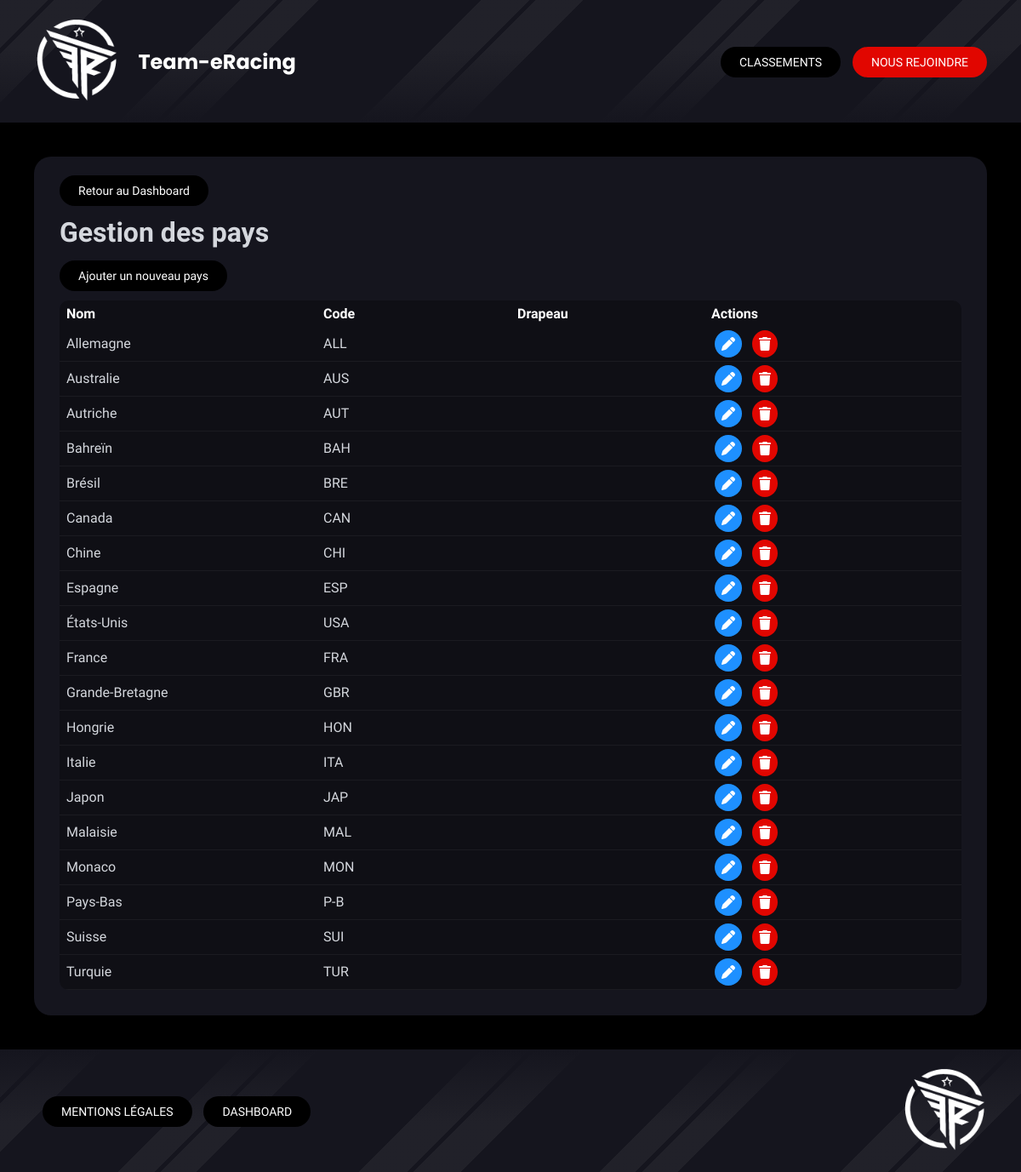
Before: /index.php?controller=countries&action=index (signed in) with the older database file.
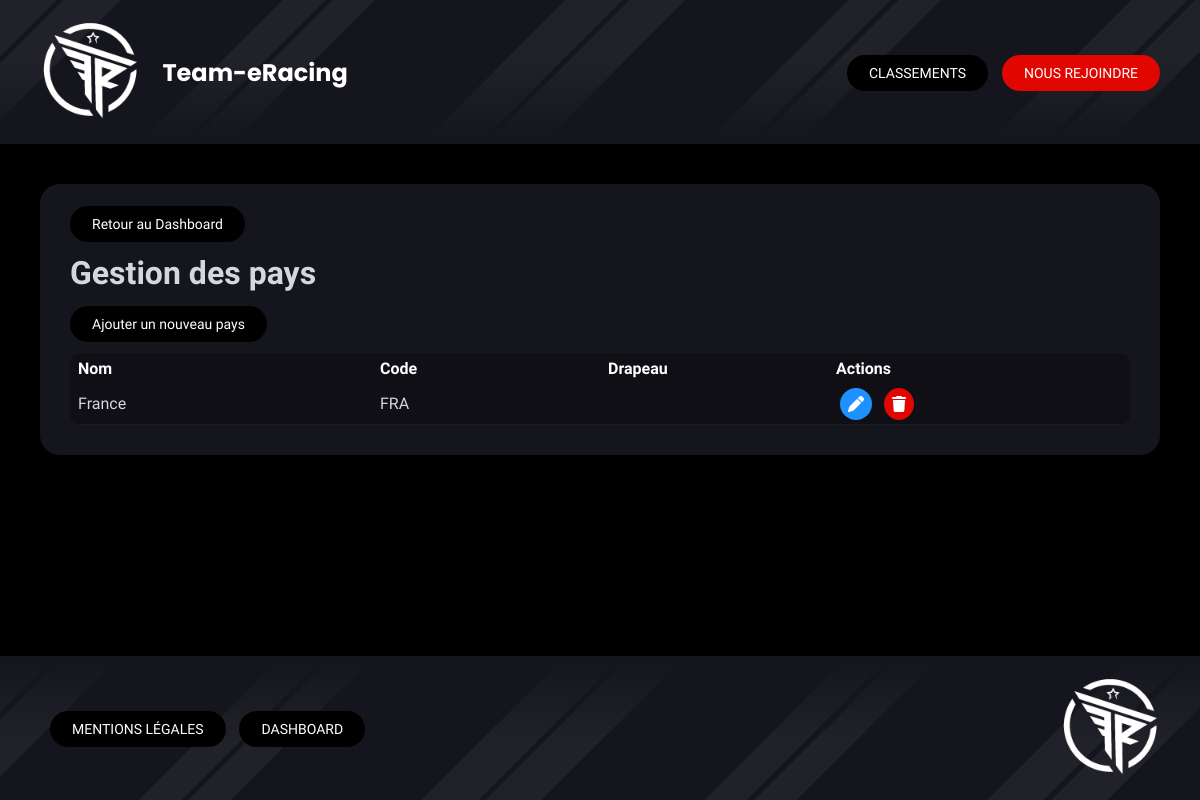
After: the same page with the newer database file.
### tables this page shows
CREATE TABLE countries (
    id INT AUTO_INCREMENT PRIMARY KEY,
    name VARCHAR(100) NOT NULL UNIQUE,    
    code CHAR(3) DEFAULT NULL UNIQUE,     
    flag VARCHAR(255) DEFAULT NULL        
);

### Controllers/Controller.php (called while the page is built, shortened)
<?php
abstract class Controller
{
    public function render(string $path, array $data = [])
    {
        extract($data);
        include dirname(__DIR__) . '/Views/' . $path . '.php';
        include dirname(__DIR__) . '/Views/base.php';
    }
}
?>

### Controllers/CountriesController.php (called while the page is built, shortened)
<?php
class CountriesController extends Controller {
    public function index()
    {
        $countries = CountriesModel::all();
        $this->render('dashboard/countries/index', [
            'list' => $countries
        ]);
    }
}
?>

### public/index.php (called while the page is built, shortened)
<?php
include '../Autoloader.php';
$route = new Router();
$route->routes();
?>

### Autoloader.php (called while the page is built, shortened)
<?php
class Autoloader{
    static function autoload($class){
        $class = str_replace(__NAMESPACE__.'\\','',$class);
        $class = str_replace('\\','/',$class);
    }
}
?>

### Core/DbConnect.php (called while the page is built, shortened)
<?php
class DbConnect
{
    protected $connection;
    public function getConnection()
    {
        return $this->connection;
    }
    public function __construct()
    {
        try {
            $dsn = 'mysql:host=' . self::SERVER . ';dbname=' . self::BASE . ';charset=utf8mb4';
                $this->connection = new PDO($dsn, self::USER, self::PASSWORD, [
                    PDO::ATTR_ERRMODE => PDO::ERRMODE_EXCEPTION,
                    PDO::ATTR_DEFAULT_FETCH_MODE => PDO::FETCH_OBJ,
                    PDO::ATTR_EMULATE_PREPARES => false
                ]);
        } catch (Exception $e) {
            die('Erreur : ' . $e->getMessage());
        }
    }
}
?>

### Models/CountriesModel.php (called while the page is built, shortened)
<?php
class CountriesModel extends DbConnect {
    public static function all(){
        $db = new DbConnect();
        return $db->getConnection()->query("
            SELECT id, name, code, flag
            FROM countries
            ORDER BY name ASC
        ")->fetchAll();
    }
}
?>

### Views/dashboard/countries/index.php (the view, shortened to what this page needs)
<div class="section-dashboard">
    <div class="section-header">
        <a class="nav-btn-dashboard" href="index.php?controller=dashboard">Retour au Dashboard</a>
        <h1>Gestion des pays</h1>
        <a class="nav-btn-dashboard" href="index.php?controller=countries&action=create">Ajouter un nouveau pays</a>
    </div>
    <div class="table-responsive">
        <table class="dashboard-table">
            <thead>
                <tr>
                    <th>Nom</th>
                    <th>Code</th>
                    <th>Drapeau</th>
                    <th class="actions-column">Actions</th>
                </tr>
            </thead>
            <tbody>
                <?php foreach ($list as $country): ?>
                <tr>
                    <td><?= htmlspecialchars($country->name) ?></td>
                    <td><?= htmlspecialchars($country->code ?? '') ?></td>
                    <td><?= htmlspecialchars($country->flag ?? '') ?></td>
                    <td class="actions">
                        <a class="action-btn edit" href="index.php?controller=countries&action=update&id=<?= $country->id ?>">
                            <i class="fa-solid fa-pen"></i>
                        </a>
                        <a class="action-btn delete" href="index.php?controller=countries&action=delete&id=<?= $country->id ?>">
                            <i class="fa-solid fa-trash"></i>
                        </a>
                    </td>
                </tr>
                <?php endforeach; ?>
            </tbody>
        </table>
    </div>
</div>

Changed rows visible on the page:
removed countries: name "Allemagne", code "ALL"
removed countries: name "Australie", code "AUS"
removed countries: name "Autriche", code "AUT"
removed countries: name "Bahreïn", code "BAH"
removed countries: name "Brésil", code "BRE"
removed countries: name "Canada", code "CAN"
removed countries: name "Chine", code "CHI"
removed countries: name "Espagne", code "ESP"
removed countries: name "États-Unis", code "USA"
removed countries: name "Grande-Bretagne", code "GBR"
removed countries: name "Hongrie", code "HON"
removed countries: name "Italie", code "ITA"
removed countries: name "Japon", code "JAP"
removed countries: name "Malaisie", code "MAL"
removed countries: name "Monaco", code "MON"
removed countries: name "Pays-Bas", code "P-B"
removed countries: name "Suisse", code "SUI"
removed countries: name "Turquie", code "TUR"
